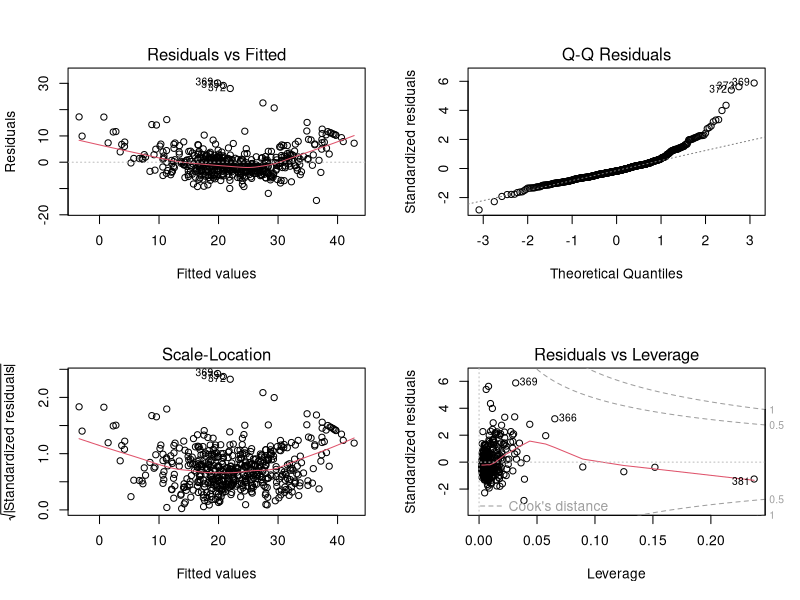
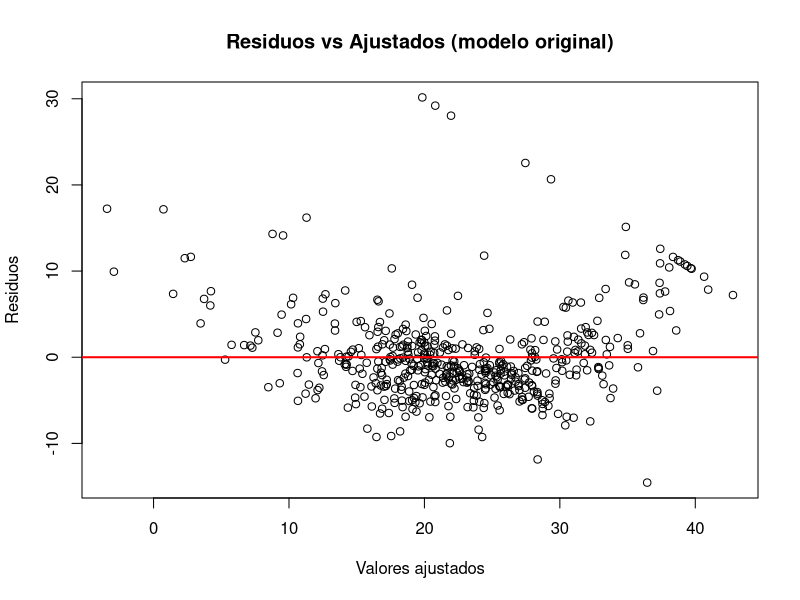
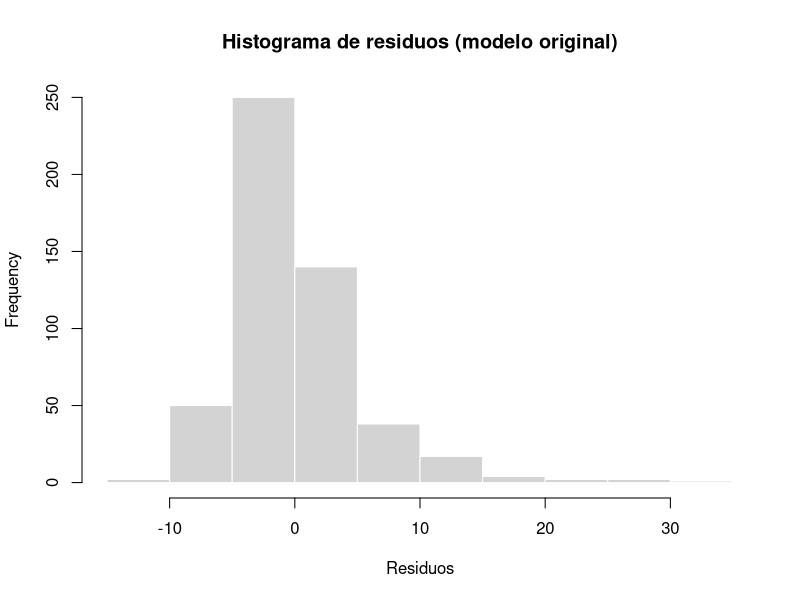
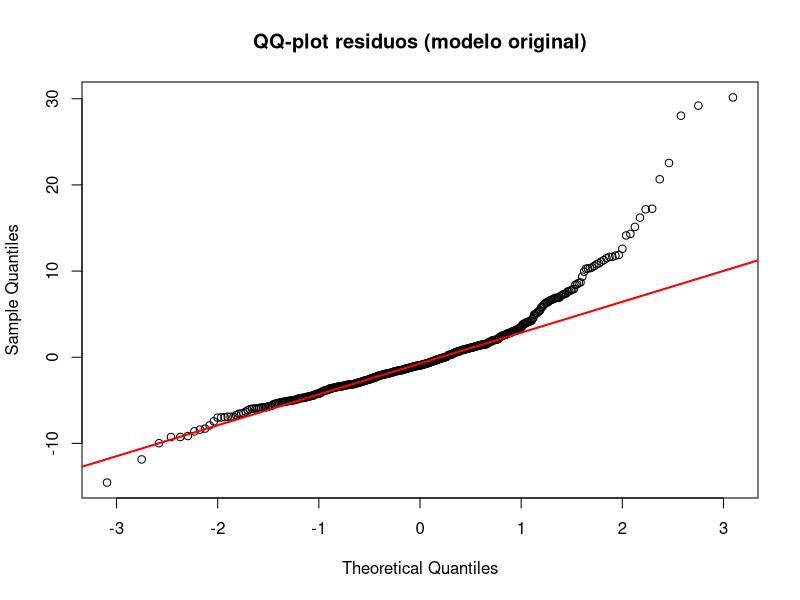

Source code (R) for these figures, in order: (Note: this script raises an error after producing the figures.)
# =========================================================
# EJEMPLO: Box-Cox con datos reales en R
# Dataset: Boston (MASS)
# =========================================================

# Paquetes
library(MASS)      # dataset Boston + función boxcox()
library(car)       # ncvTest(), qqPlot(), durbinWatsonTest()
library(lmtest)    # bptest()
library(ggplot2)

# ---------------------------------------------------------
# 1. Cargar datos
# ---------------------------------------------------------
data("Boston")
datos <- Boston

# Ver estructura
str(datos)
summary(datos)

datos$chas <- as.factor(datos$chas)

# ---------------------------------------------------------
# 2. Modelo lineal inicial
# Variable dependiente: medv
# ---------------------------------------------------------
modelo_original <- lm(medv ~ lstat + rm + ptratio + crim, data = datos)

#   
# medv: valor mediano de la vivienda
# lstat: porcentaje de población de bajo nivel socioeconómico
# rm: número medio de habitaciones
# ptratio: ratio alumno/profesor
# crim: tasa de criminalidad

summary(modelo_original)

# ---------------------------------------------------------
# 3. Verificación de hipótesis / supuestos ANTES de Box-Cox
# ---------------------------------------------------------

# 3.1 Linealidad y patrones en residuos
par(mfrow = c(2, 2))
plot(modelo_original)
par(mfrow = c(1, 1))

# Gráfico residuos vs ajustados
plot(fitted(modelo_original), resid(modelo_original),
     xlab = "Valores ajustados",
     ylab = "Residuos",
     main = "Residuos vs Ajustados (modelo original)")
abline(h = 0, col = "red", lwd = 2)

# 3.2 Normalidad de residuos
hist(resid(modelo_original),
     main = "Histograma de residuos (modelo original)",
     xlab = "Residuos",
     col = "lightgray", border = "white")

qqnorm(resid(modelo_original),
       main = "QQ-plot residuos (modelo original)")
qqline(resid(modelo_original), col = "red", lwd = 2)

shapiro.test(resid(modelo_original))

# 3.3 Homocedasticidad
bptest(modelo_original)      # Breusch-Pagan
ncvTest(modelo_original)     # Non-constant variance test (car)

# 3.4 Independencia de errores
durbinWatsonTest(modelo_original)

# 3.5 Multicolinealidad
vif(modelo_original)

# ---------------------------------------------------------
# 4. Transformación Box-Cox
# ---------------------------------------------------------
# Box-Cox requiere respuesta positiva; medv > 0, así que vale.

bc <- boxcox(modelo_original, lambda = seq(-2, 2, by = 0.1))

# Lambda óptimo
lambda_opt <- bc$x[which.max(bc$y)]
lambda_opt

# ---------------------------------------------------------
# 5. Crear variable transformada
# ---------------------------------------------------------
# Fórmula Box-Cox:
# y(lambda) = (y^lambda - 1)/lambda, si lambda != 0
# y(lambda) = log(y), si lambda = 0

if (abs(lambda_opt) < 0.1) {
  datos$medv_bc <- log(datos$medv)
} else {
  datos$medv_bc <- (datos$medv^lambda_opt - 1) / lambda_opt
}

# ---------------------------------------------------------
# 6. Ajustar modelo con respuesta transformada
# ---------------------------------------------------------
modelo_boxcox <- lm(medv_bc ~ lstat + rm + ptratio + crim, data = datos)

summary(modelo_boxcox)

# ---------------------------------------------------------
# 7. Verificación de hipótesis / supuestos DESPUÉS de Box-Cox
# ---------------------------------------------------------

par(mfrow = c(2, 2))
plot(modelo_boxcox)
par(mfrow = c(1, 1))

# Gráfico residuos vs ajustados
plot(fitted(modelo_boxcox), resid(modelo_boxcox),
     xlab = "Valores ajustados",
     ylab = "Residuos",
     main = "Residuos vs Ajustados (modelo Box-Cox)")
abline(h = 0, col = "blue", lwd = 2)

# Normalidad
hist(resid(modelo_boxcox),
     main = "Histograma de residuos (modelo Box-Cox)",
     xlab = "Residuos",
     col = "lightblue", border = "white")

qqnorm(resid(modelo_boxcox),
       main = "QQ-plot residuos (modelo Box-Cox)")
qqline(resid(modelo_boxcox), col = "blue", lwd = 2)

shapiro.test(resid(modelo_boxcox))

# Homocedasticidad
bptest(modelo_boxcox)
ncvTest(modelo_boxcox)

# Independencia
durbinWatsonTest(modelo_boxcox)


# ---------------------------------------------------------
# 8. Comparación simple de ajuste
# ---------------------------------------------------------
cat("\nAIC modelo original:", AIC(modelo_original), "\n")
cat("AIC modelo Box-Cox :", AIC(modelo_boxcox), "\n")

cat("\nR2 ajustado modelo original:", summary(modelo_original)$adj.r.squared, "\n")
cat("R2 ajustado modelo Box-Cox :", summary(modelo_boxcox)$adj.r.squared, "\n")

# ---------------------------------------------------------
# 9. Comparación visual de residuos
# ---------------------------------------------------------
resumen_residuos <- data.frame(
  residuos = c(resid(modelo_original), resid(modelo_boxcox)),
  modelo = rep(c("Original", "Box-Cox"),
               times = c(length(resid(modelo_original)),
                         length(resid(modelo_boxcox))))
)

ggplot(resumen_residuos, aes(x = residuos, fill = modelo)) +
  geom_histogram(bins = 30, alpha = 0.6, position = "identity") +
  facet_wrap(~ modelo, scales = "free") +
  theme_minimal() +
  labs(title = "Comparación de residuos",
       x = "Residuos", y = "Frecuencia")

# ---------------------------------------------------------
# 10. Predicción en escala original (opcional)
# ---------------------------------------------------------
# Si quieres volver a la escala original, hay que invertir la transformación.

pred_bc <- predict(modelo_boxcox)

if (abs(lambda_opt) < 0.1) {
  pred_original_scale <- exp(pred_bc)
} else {
  pred_original_scale <- (lambda_opt * pred_bc + 1)^(1 / lambda_opt)
}

head(pred_original_scale)




# Se aplicó una transformación Box-Cox con el objetivo de mejorar el 
# cumplimiento de los supuestos del modelo lineal. Sin embargo, aunque 
# se observó cierta mejora en la distribución de los residuos y/o en la 
# estabilidad de la varianza, los problemas no desaparecieron completamente. 
# Esto sugiere que la transformación, por sí sola, no resulta suficiente y que
# podrían requerirse otras modificaciones en la especificación del modelo.
